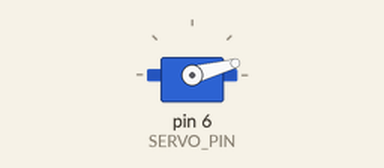
This sketch was run on a simulated Arduino Uno, built with avr-gcc and run on an emulated ATmega328P. On the bench: servo.

Above: at 0.05 s.
At 0.15 s:
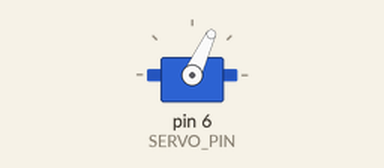
At 1.65 s:
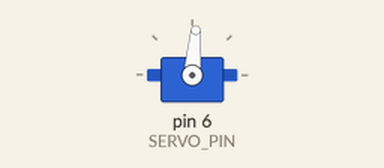
At 3.3 s:
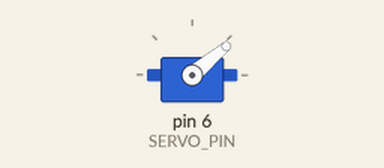
Timing chart, 0 to 8.3 s (numbered marks = the images above):
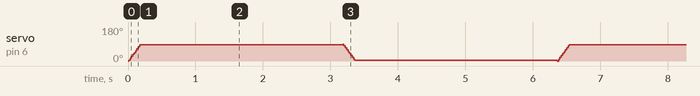

The sketch:

Servo_1.ino
```cpp
#include <Servo.h>

#define SERVO_PIN 6

Servo myservo;// 建立 Servo 物件
int initDegree = 0;
int maxDegree = 90;

void setup() {
  Serial.begin(9600);
  myservo.attach(SERVO_PIN);// 設定 Servo 腳位
  myservo.write(180);// 0~180
}

void loop() {
  for(int i=0;i<maxDegree;i+=5){
    myservo.write(i);
    delay(10);
  }
  delay(3000);
  for(int i=maxDegree;i>initDegree;i-=5){
    myservo.write(i);
    delay(10);
  }
  delay(3000);
}
```
